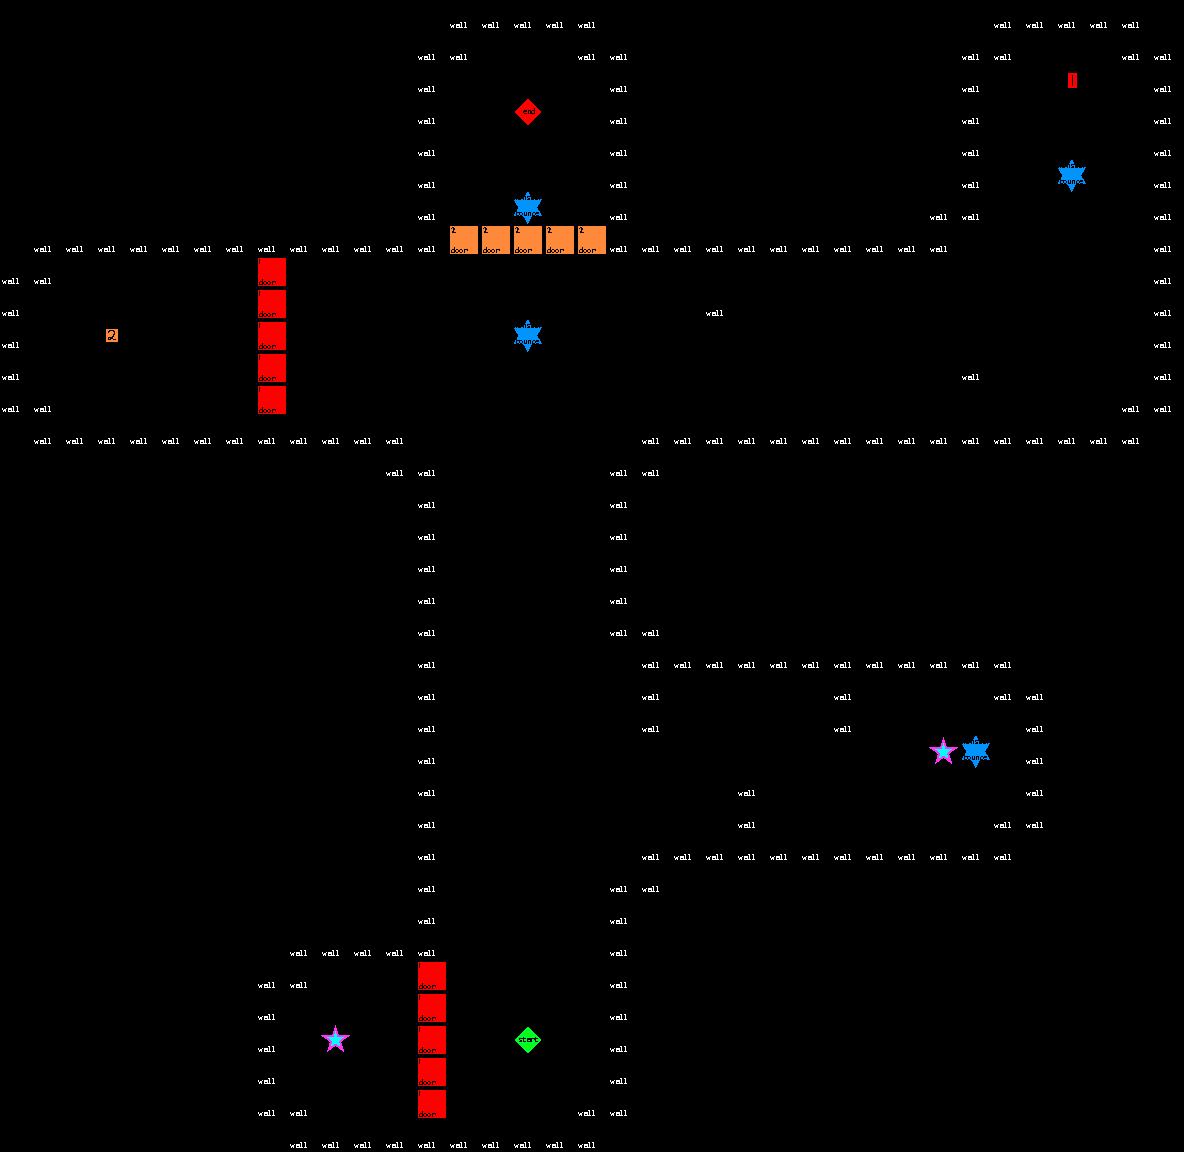

Tiled map render using the project's own tile images. Description and the whole map definition, tile-layer contents included, below:
An orthogonal 37x36 tile map with 32x32 px tiles, 1 tile layer (Tile Layer 1).

<map version="1.0" tiledversion="1.0.3" orientation="orthogonal" renderorder="right-down" width="37" height="36" tilewidth="32" tileheight="32" nextobjectid="1">
 <tileset firstgid="1" name="SampleMap" tilewidth="32" tileheight="32" tilecount="64" columns="8">
  <image source="../SampleMap.png" width="256" height="256" />
 </tileset>
 <layer name="Tile Layer 1" width="37" height="36">
  <data encoding="csv">
0,0,0,0,0,0,0,0,0,0,0,0,0,0,1,1,1,1,1,0,0,0,0,0,0,0,0,0,0,0,0,1,1,1,1,1,0,
0,0,0,0,0,0,0,0,0,0,0,0,0,1,1,2,2,2,1,1,0,0,0,0,0,0,0,0,0,0,1,1,2,2,2,1,1,
0,0,0,0,0,0,0,0,0,0,0,0,0,1,2,2,2,2,2,1,0,0,0,0,0,0,0,0,0,0,1,2,2,3,2,2,1,
0,0,0,0,0,0,0,0,0,0,0,0,0,1,2,2,10,2,2,1,0,0,0,0,0,0,0,0,0,0,1,2,2,2,2,2,1,
0,0,0,0,0,0,0,0,0,0,0,0,0,1,2,2,2,2,2,1,0,0,0,0,0,0,0,0,0,0,1,2,2,2,2,2,1,
0,0,0,0,0,0,0,0,0,0,0,0,0,1,2,2,2,2,2,1,0,0,0,0,0,0,0,0,0,0,1,2,2,18,2,2,1,
0,0,0,0,0,0,0,0,0,0,0,0,0,1,2,2,18,2,2,1,0,0,0,0,0,0,0,0,0,1,1,2,2,2,2,2,1,
0,1,1,1,1,1,1,1,1,1,1,1,1,1,12,12,12,12,12,1,1,1,1,1,1,1,1,1,1,1,2,2,2,2,2,2,1,
1,1,2,2,2,2,2,2,11,2,2,2,2,2,2,2,2,2,2,2,2,2,2,2,2,2,2,2,2,2,2,2,2,2,2,2,1,
1,2,2,2,2,2,2,2,11,2,2,2,2,2,2,2,2,2,2,2,2,2,1,2,2,2,2,2,2,2,2,2,2,2,2,2,1,
1,2,2,4,2,2,2,2,11,2,2,2,2,2,2,2,18,2,2,2,2,2,2,2,2,2,2,2,2,2,2,2,2,2,2,2,1,
1,2,2,2,2,2,2,2,11,2,2,2,2,2,2,2,2,2,2,2,2,2,2,2,2,2,2,2,2,2,1,2,2,2,2,2,1,
1,1,2,2,2,2,2,2,11,2,2,2,2,2,2,2,2,2,2,2,2,2,2,2,2,2,2,2,2,2,2,2,2,2,2,1,1,
0,1,1,1,1,1,1,1,1,1,1,1,1,2,2,2,2,2,2,2,1,1,1,1,1,1,1,1,1,1,1,1,1,1,1,1,0,
0,0,0,0,0,0,0,0,0,0,0,0,1,1,2,2,2,2,2,1,1,0,0,0,0,0,0,0,0,0,0,0,0,0,0,0,0,
0,0,0,0,0,0,0,0,0,0,0,0,0,1,2,2,2,2,2,1,0,0,0,0,0,0,0,0,0,0,0,0,0,0,0,0,0,
0,0,0,0,0,0,0,0,0,0,0,0,0,1,2,2,2,2,2,1,0,0,0,0,0,0,0,0,0,0,0,0,0,0,0,0,0,
0,0,0,0,0,0,0,0,0,0,0,0,0,1,2,2,2,2,2,1,0,0,0,0,0,0,0,0,0,0,0,0,0,0,0,0,0,
0,0,0,0,0,0,0,0,0,0,0,0,0,1,2,2,2,2,2,1,0,0,0,0,0,0,0,0,0,0,0,0,0,0,0,0,0,
0,0,0,0,0,0,0,0,0,0,0,0,0,1,2,2,2,2,2,1,1,0,0,0,0,0,0,0,0,0,0,0,0,0,0,0,0,
0,0,0,0,0,0,0,0,0,0,0,0,0,1,2,2,2,2,2,2,1,1,1,1,1,1,1,1,1,1,1,1,0,0,0,0,0,
0,0,0,0,0,0,0,0,0,0,0,0,0,1,2,2,2,2,2,2,1,2,2,2,2,2,1,2,2,2,2,1,1,0,0,0,0,
0,0,0,0,0,0,0,0,0,0,0,0,0,1,2,2,2,2,2,2,1,2,2,2,2,2,1,2,2,2,2,2,1,0,0,0,0,
0,0,0,0,0,0,0,0,0,0,0,0,0,1,2,2,2,2,2,2,2,2,2,2,2,2,2,2,2,17,18,2,1,0,0,0,0,
0,0,0,0,0,0,0,0,0,0,0,0,0,1,2,2,2,2,2,2,2,2,2,1,2,2,2,2,2,2,2,2,1,0,0,0,0,
0,0,0,0,0,0,0,0,0,0,0,0,0,1,2,2,2,2,2,2,2,2,2,1,2,2,2,2,2,2,2,1,1,0,0,0,0,
0,0,0,0,0,0,0,0,0,0,0,0,0,1,2,2,2,2,2,2,1,1,1,1,1,1,1,1,1,1,1,1,0,0,0,0,0,
0,0,0,0,0,0,0,0,0,0,0,0,0,1,2,2,2,2,2,1,1,0,0,0,0,0,0,0,0,0,0,0,0,0,0,0,0,
0,0,0,0,0,0,0,0,0,0,0,0,0,1,2,2,2,2,2,1,0,0,0,0,0,0,0,0,0,0,0,0,0,0,0,0,0,
0,0,0,0,0,0,0,0,0,1,1,1,1,1,2,2,2,2,2,1,0,0,0,0,0,0,0,0,0,0,0,0,0,0,0,0,0,
0,0,0,0,0,0,0,0,1,1,2,2,2,11,2,2,2,2,2,1,0,0,0,0,0,0,0,0,0,0,0,0,0,0,0,0,0,
0,0,0,0,0,0,0,0,1,2,2,2,2,11,2,2,2,2,2,1,0,0,0,0,0,0,0,0,0,0,0,0,0,0,0,0,0,
0,0,0,0,0,0,0,0,1,2,17,2,2,11,2,2,9,2,2,1,0,0,0,0,0,0,0,0,0,0,0,0,0,0,0,0,0,
0,0,0,0,0,0,0,0,1,2,2,2,2,11,2,2,2,2,2,1,0,0,0,0,0,0,0,0,0,0,0,0,0,0,0,0,0,
0,0,0,0,0,0,0,0,1,1,2,2,2,11,2,2,2,2,1,1,0,0,0,0,0,0,0,0,0,0,0,0,0,0,0,0,0,
0,0,0,0,0,0,0,0,0,1,1,1,1,1,1,1,1,1,1,0,0,0,0,0,0,0,0,0,0,0,0,0,0,0,0,0,0
</data>
 </layer>
</map>
